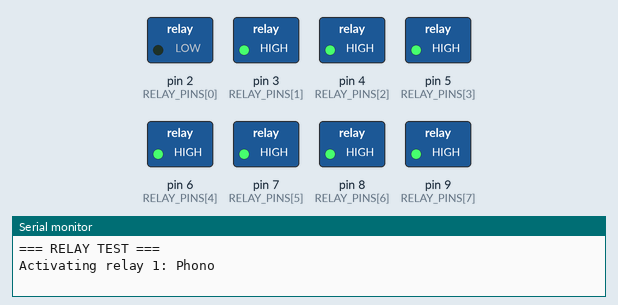
Bench run of a sketch on a simulated Arduino Uno, built with avr-gcc and run on an emulated ATmega328P. Parts: switched loads named in the sketch (green lamp = pin HIGH), the last lines printed to the serial monitor.

Above: at 0.1 s.
At 0.9 s:
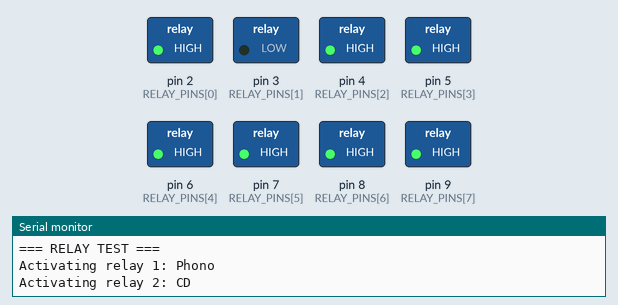
At 1.7 s:
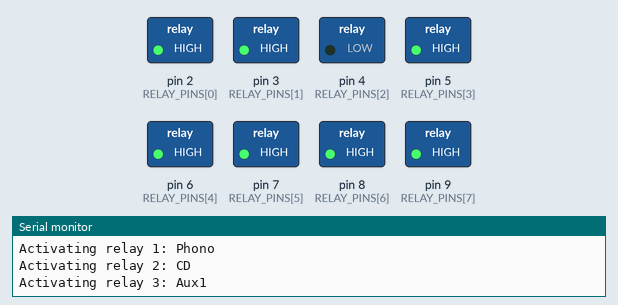
At 3.3 s:
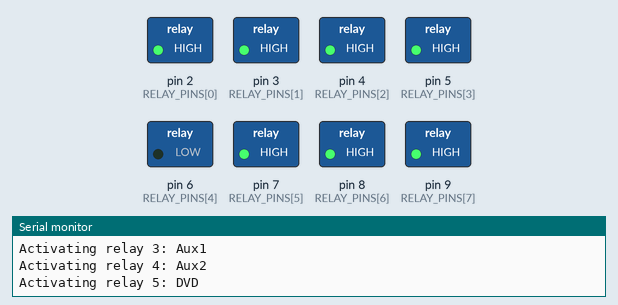
At 4.1 s:
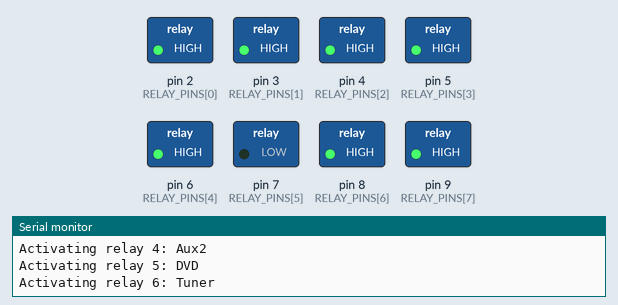
At 6.2 s:
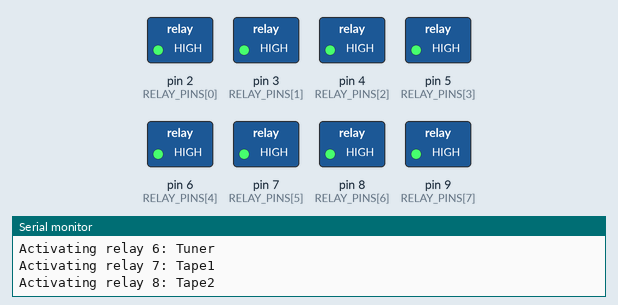
Timing chart, 0 to 7.7 s (numbered marks = the images above):
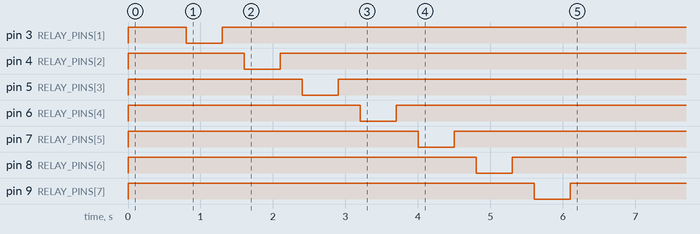

The sketch:

relay.ino
```cpp
// Relay Test: Toggle all 8 relays
// D2-D9 are relay pins (8 relays for Phono, CD, Aux1, Aux2, DVD, Tuner, Tape1, Tape2)

static const int RELAY_PINS[8] = {2, 3, 4, 5, 6, 7, 8, 9};
static const char* RELAY_NAMES[8] = {"Phono", "CD", "Aux1", "Aux2", "DVD", "Tuner", "Tape1", "Tape2"};

void setup() {
  Serial.begin(115200);
  while (!Serial) delay(10);
  Serial.println("=== RELAY TEST ===");

  // Initialize all relay pins as outputs
  for (int i = 0; i < 8; ++i) {
    pinMode(RELAY_PINS[i], OUTPUT);
    digitalWrite(RELAY_PINS[i], HIGH); // Default OFF (active-low)
  }

  // Test each relay one at a time
  for (int i = 0; i < 8; ++i) {
    Serial.print("Activating relay ");
    Serial.print(i + 1);
    Serial.print(": ");
    Serial.println(RELAY_NAMES[i]);

    // Turn ON selected relay
    digitalWrite(RELAY_PINS[i], LOW);
    delay(500);

    // Turn OFF selected relay
    digitalWrite(RELAY_PINS[i], HIGH);
    delay(300);
  }

  Serial.println("Relay test complete.");
}

void loop() {
  delay(1000);
}
```
